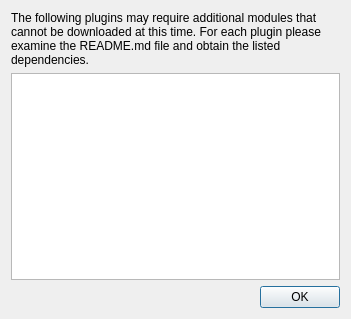
<?xml version="1.0" encoding="UTF-8"?>
<ui version="4.0">
 <class>AdditionalPluginModules</class>
 <widget class="QDialog" name="AdditionalPluginModules">
  <property name="geometry">
   <rect>
    <x>0</x>
    <y>0</y>
    <width>351</width>
    <height>319</height>
   </rect>
  </property>
  <property name="windowTitle">
   <string>Dependencies</string>
  </property>
  <layout class="QVBoxLayout" name="verticalLayout">
   <item>
    <widget class="QLabel" name="label">
     <property name="text">
      <string>The following plugins may require additional modules that cannot be downloaded at this time. For each plugin please examine the README.md file and obtain the listed dependencies.</string>
     </property>
     <property name="wordWrap">
      <bool>true</bool>
     </property>
    </widget>
   </item>
   <item>
    <widget class="QListWidget" name="listWidget">
     <property name="textElideMode">
      <enum>Qt::ElideMiddle</enum>
     </property>
    </widget>
   </item>
   <item>
    <layout class="QHBoxLayout" name="horizontalLayout">
     <item>
      <spacer name="horizontalSpacer">
       <property name="orientation">
        <enum>Qt::Horizontal</enum>
       </property>
       <property name="sizeHint" stdset="0">
        <size>
         <width>288</width>
         <height>20</height>
        </size>
       </property>
      </spacer>
     </item>
     <item>
      <widget class="QPushButton" name="pushButton">
       <property name="text">
        <string>OK</string>
       </property>
      </widget>
     </item>
    </layout>
   </item>
  </layout>
 </widget>
 <resources/>
 <connections>
  <connection>
   <sender>pushButton</sender>
   <signal>clicked()</signal>
   <receiver>AdditionalPluginModules</receiver>
   <slot>close()</slot>
   <hints>
    <hint type="sourcelabel">
     <x>602</x>
     <y>228</y>
    </hint>
    <hint type="destinationlabel">
     <x>324</x>
     <y>124</y>
    </hint>
   </hints>
  </connection>
 </connections>
</ui>
